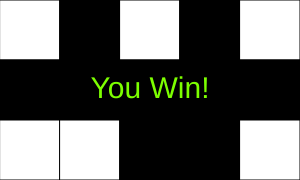
Frame 1 (no input)
Frame 60 (no input): identical to frame 1, image omitted
Frame 120 (the mouse pressed at the canvas centre since frame 60): identical to frame 1, image omitted

The p5.js sketch that drew this single still picture (run headless with seeded random() and noise() and a simulated clock; from frame 60 on, the mouse is pressed at the canvas centre):

// p5.js sketch
// ── sketch.js
// 2D Array Basics
// Mr. Scott
// April 3, 2025
// Working with 2D Arrays, Visualizations
//0   255
let grid = [
  [0,  0,   255, 255, 0],
  [255, 255, 0,   255, 0],
  [0,   0,   0,   255, 0]
  ];

let squareSize = 60;
const NUM_ROWS = 3; const NUM_COLS = 5;

function setup() {
  createCanvas(NUM_COLS * squareSize, NUM_ROWS * squareSize);
  ranGrid();
}

function renderGrid() {
  // interpret the information in the 2D array, and draw
  // a grid of colors on the screen to reflect it.
  for (let y = 0; y < NUM_ROWS; y++) {
    for (let x = 0; x < NUM_COLS; x++) {
      let fillColor = grid[y][x];
      fill(fillColor);
      square(x * squareSize, y * squareSize, squareSize);
    }
  }
}

function ranGrid(){
  for(let y = 0; y < NUM_ROWS; y++){
    grid[y] = [];
    for(let x = 0; x < NUM_COLS;x++){
      grid[y][x] = random([0, 255]);
    }
  }
}

function getCurrentY() {
  //determine current row of the mouse position
  let constrainedY = constrain(mouseY, 0, height - 1);
  return floor(constrainedY / squareSize);
}

function getCurrentX() {
  //determine current col of the mouse position
  let constrainedX = constrain(mouseX, 0, width - 1);

  return floor(constrainedX / squareSize);
}

function mousePressed() {
  //flip current tile to a random greyscale value
  //only do something if mouseX/mouseY are on the canvas...
  
  let x = getCurrentX();
  let y = getCurrentY();
  if (keyIsDown(SHIFT)) {

  //always: flip the "current" tile
  flip(x,y);

  //sometimes: (depending on position) flip the neighbours
  if(y > 0) flip(x, y-1);  //NORTH 
  if(x > 0) flip(x-1, y);  //WEST
  if(x < NUM_COLS-1) flip(x+1, y); //EAST
  if(y < NUM_ROWS-1) flip(x, y+1); //SOUTH
  
}

function flip(x, y){
  //take a tile and invert its value
  if (grid[y][x] === 0) grid[y][x] = 255;
  else grid[y][x] = 0;
}
}
function draw() {
  background(220);
  renderGrid();
  if(ifWin){//show the "win" text when the player wins the puzzle
    fill(0);
    textSize(30);
    textAlign(CENTER, CENTER);
    fill(125, 255, 0);
    text("You Win!", width/2, height/2);
  }

}
function ifWin(){
    let first = grid[0][0]; 
    for (let y = 0; y < NUM_ROWS; y++) {
      for (let x = 0; x < NUM_COLS; x++) {
        if (grid[y][x] !== first){
          return false;
        }
      }
    }
    return true;
  
}
